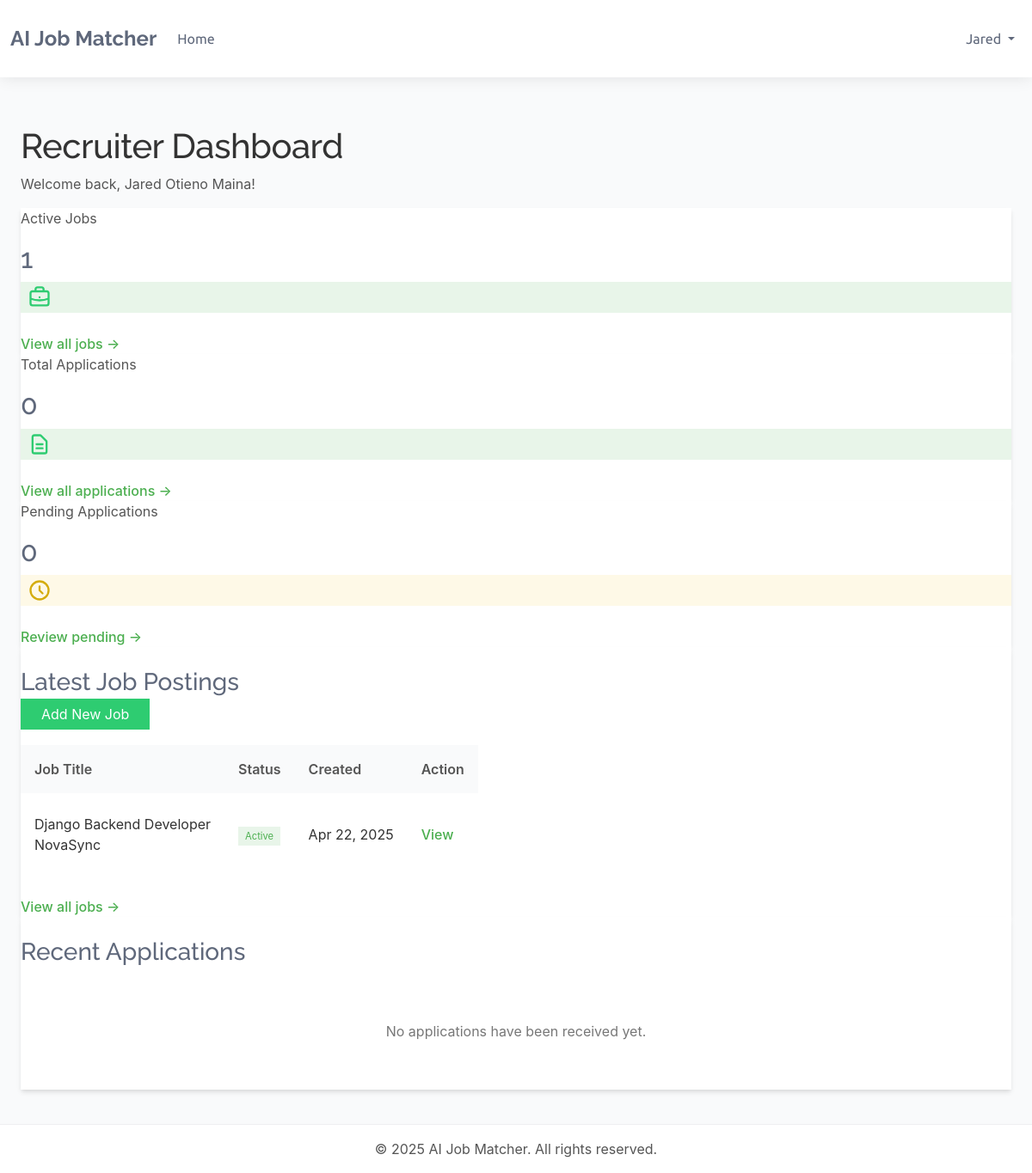
Before: /dashboards/recruiter/ (signed in) with the older database file.
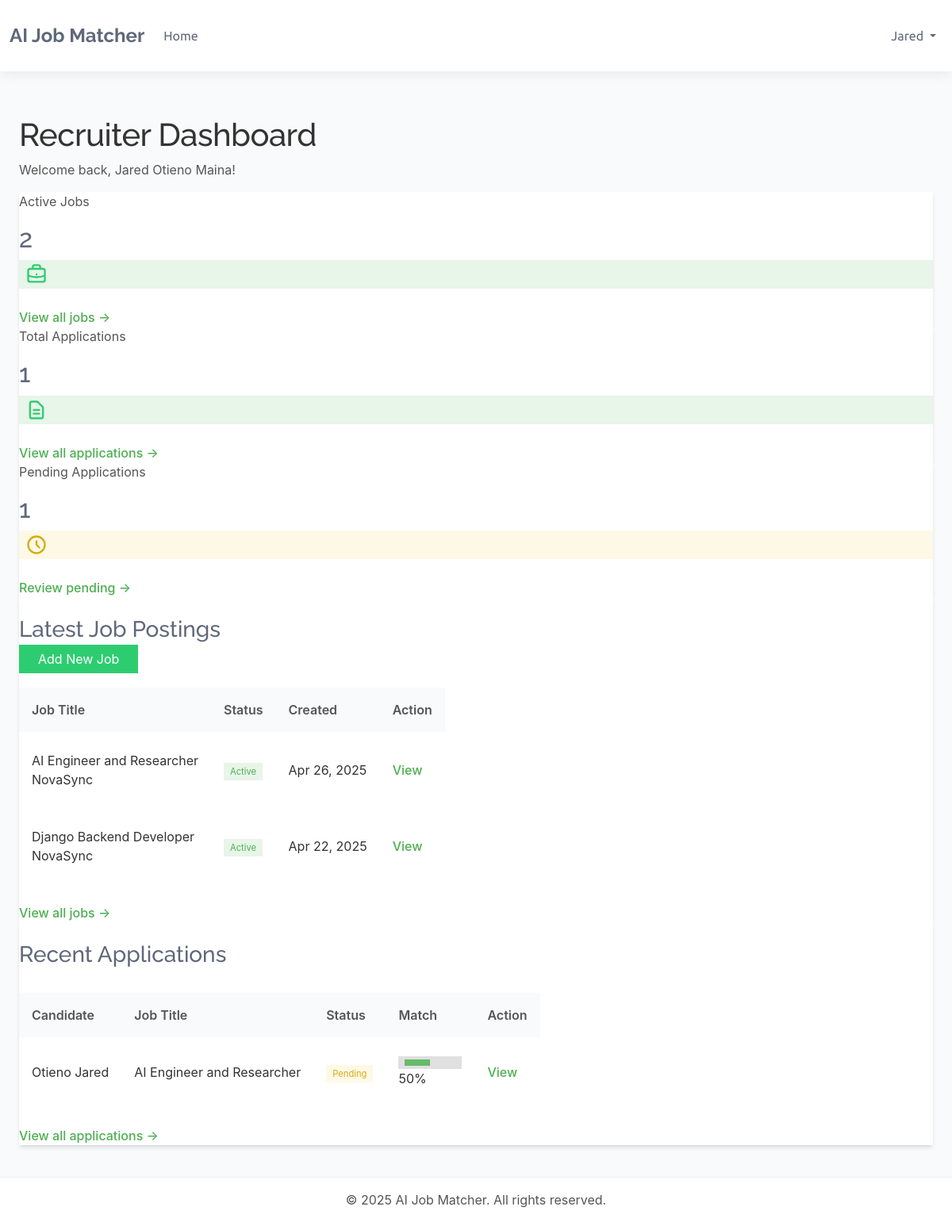
After: the same page with the newer database file.
### dashboards/models.py (models this page shows, shortened)
class BaseModel(models.Model):
    created_at = models.DateTimeField(auto_now_add=True)
    updated_at = models.DateTimeField(auto_now=True)
    class Meta:
        abstract = True

class JobPosting(BaseModel):
    STATUS_CHOICES = (
        ('active', 'Active'),
        ('filled', 'Filled'),
        ('expired', 'Expired'),
        ('draft', 'Draft'),
    )
    recruiter = models.ForeignKey(Recruiter, on_delete=models.CASCADE, related_name='job_postings')
    title = models.CharField(_('job title'), max_length=255)
    company_name = models.CharField(_('company name'), max_length=255)
    category = models.CharField(_('job category'), max_length=100)
    description = models.TextField(_('job description'))
    requirements = models.TextField(_('job requirements'))
    responsibilities = models.TextField(_('responsibilities'))
    location = models.CharField(_('location'), max_length=255)
    salary_min = models.DecimalField(_('minimum salary'), max_digits=12, decimal_places=2, null=True, blank=True)
    salary_max = models.DecimalField(_('maximum salary'), max_digits=12, decimal_places=2, null=True, blank=True)
    experience_required = models.PositiveIntegerField(_('experience required (years)'), default=0)
    education_level = models.CharField(_('education level'), max_length=100)
    employment_type = models.CharField(_('employment type'), max_length=50)
    status = models.CharField(_('status'), max_length=20, choices=STATUS_CHOICES, default='active')
    expiry_date = models.DateField(_('expiry date'), default=timezone.now)
    skills_required = models.TextField(_('skills required'))
    embedding_vector = models.BinaryField(_('job embedding vector'), null=True, blank=True)
    class Meta:
        ordering = ['-created_at']
        verbose_name = _('Job Posting')
        verbose_name_plural = _('Job Postings')

class JobApplication(BaseModel):
    STATUS_CHOICES = (
        ('pending', 'Pending'),
        ('reviewing', 'Reviewing'),
        ('shortlisted', 'Shortlisted'),
        ('rejected', 'Rejected'),
        ('interview', 'Interview'),
        ('offer', 'Offer Extended'),
        ('hired', 'Hired'),
        ('declined', 'Declined'),
    )
    job = models.ForeignKey(JobPosting, on_delete=models.CASCADE, related_name='applications')
    candidate = models.ForeignKey(Candidate, on_delete=models.CASCADE, related_name='applications')
    resume = models.ForeignKey(Resume, on_delete=models.CASCADE, related_name='applications', null=True, blank=True)
    cover_letter = models.TextField(_('cover letter'), blank=True, null=True)
    status = models.CharField(_('status'), max_length=20, choices=STATUS_CHOICES, default='pending')
    match_score = models.FloatField(_('match score'), validators=[MinValueValidator(0), MaxValueValidator(100)], default=0)
    recruiter_notes = models.TextField(_('recruiter notes'), blank=True, null=True)
    class Meta:
        ordering = ['-match_score', '-created_at']
        verbose_name = _('Job Application')
        verbose_name_plural = _('Job Applications')

### accounts/models.py (models this page shows, shortened)
class Profile(models.Model):
    user = models.OneToOneField(User,
                                on_delete=models.CASCADE, unique=True)
    bio = models.TextField(_('bio'), blank=True, null=True)
    profile_picture = models.ImageField(
        _("profile picture"), upload_to="profile",
        default="default.png")
    class Meta:
        abstract= True

class Candidate(Profile):
    pass

class TrackingModel(models.Model):
    created_at = models.DateTimeField(auto_now_add=True)
    updated_at = models.DateTimeField(auto_now=True)
    class Meta:
        abstract = True
        ordering = ["-created_at"]

class User(AbstractBaseUser, TrackingModel):
    username_validator = UnicodeUsernameValidator()
    Role_choices = (
        ("Administrator", "Administrator"),
        ("Recruiter", "Recruiter"),
        ("Candidate", "Candidate")
    )
    Gender_choices = (
        ("Male", "Male"),
        ("Female", "Female"),
        ("Other", "Other")
    )
    username = models.CharField(
        _('username'),
        max_length=150,
        unique=True,
        validators=[username_validator],
        error_messages={
            'unique':_("A user with that username already exists."),
        },
    )
    phoneNumberRegex = RegexValidator(regex=r"^\+?1?\d{8,15}$")
    full_name = models.CharField(_('full name'),max_length=200)
    email = models.EmailField(_('email'), unique=True, error_messages={
        'unique': ('A user with email already exists.'),
    })
    gender = models.CharField(_("gender"), max_length=10, choices=Gender_choices)
    phone = PhoneNumberField(
        _('phone number'), unique=True,validators=[phoneNumberRegex],
        blank=True, null=True, max_length=27)
    country = models.CharField(_("country"), max_length=50,
                              blank=True, null=True)
    city = models.CharField(_("city"), max_length=50,
                              blank=True, null=True)
    role = models.CharField(_('Role'), max_length=17, choices=Role_choices, default="Client")
    is_active = models.BooleanField(_('active'), default=True)
    is_admin = models.BooleanField(_('admin'), default=False)
    is_staff = models.BooleanField(_("staff"), default=False)
    timestamp = models.DateTimeField(_("timestamp"), auto_now_add=True)
    objects = CustomManager()
    USERNAME_FIELD = 'email'
    REQUIRED_FIELDS = ['username',]
    @property
    def staff(self):
        return self.staff
    @property
    def active(self):
        return self.active
    @property
    def admin(self):
        return self.admin

### dashboards/views.py (the view)
# urls.py: path('recruiter/', views.recruiter_dashboard, name='recruiter_dashboard'),
@login_required
@user_passes_test(is_recruiter)
def recruiter_dashboard(request):
    recruiter_profile = request.user.recruiter
    active_jobs = JobPosting.objects.filter(
        recruiter=recruiter_profile,
        status='active'
    ).count()
    total_applications = JobApplication.objects.filter(
        job__recruiter=recruiter_profile
    ).count()
    pending_applications = JobApplication.objects.filter(
        job__recruiter=recruiter_profile,
        status='pending'
    ).count()
    latest_jobs = JobPosting.objects.filter(
        recruiter=recruiter_profile
    ).order_by('-created_at')[:5]
    latest_applications = JobApplication.objects.filter(
        job__recruiter=recruiter_profile
    ).order_by('-created_at')[:5]
    context = {
        'active_jobs': active_jobs,
        'total_applications': total_applications,
        'pending_applications': pending_applications,
        'latest_jobs': latest_jobs,
        'latest_applications': latest_applications,
    }
    return render(request, 'dashboards/recruiter_dashboard.html', context)

### dashboards/views.py (called while the page is built)
def is_recruiter(user):
    return user.is_authenticated and user.role == 'Recruiter'

### templates/dashboards/recruiter_dashboard.html (shortened to what the changed rows need)
{% extends 'dashboards/base.html' %}
{% block content %}
<div class="container mx-auto px-4 py-6">
    <div class="mb-8">
        <h1 class="text-3xl font-bold text-gray-800">Recruiter Dashboard</h1>
    </div>
    <div class="grid grid-cols-1 md:grid-cols-3 gap-6 mb-8">
        <div class="bg-white rounded-lg shadow-md p-6">
            <div class="flex items-center justify-between">
                <div>
                    <p class="text-gray-500 text-sm uppercase font-medium">Active Jobs</p>
                    <h2 class="text-3xl font-bold text-gray-800">{{ active_jobs }}</h2>
                </div>
            </div>
        </div>
        <div class="bg-white rounded-lg shadow-md p-6">
            <div class="flex items-center justify-between">
                <div>
                    <p class="text-gray-500 text-sm uppercase font-medium">Total Applications</p>
                    <h2 class="text-3xl font-bold text-gray-800">{{ total_applications }}</h2>
                </div>
            </div>
        </div>
        <div class="bg-white rounded-lg shadow-md p-6">
            <div class="flex items-center justify-between">
                <div>
                    <p class="text-gray-500 text-sm uppercase font-medium">Pending Applications</p>
                    <h2 class="text-3xl font-bold text-gray-800">{{ pending_applications }}</h2>
                </div>
            </div>
        </div>
    </div>
    <div class="grid grid-cols-1 lg:grid-cols-2 gap-8">
        <div class="bg-white rounded-lg shadow-md">
            <div class="p-6">
                {% if latest_jobs %}
                    <div class="overflow-x-auto">
                        <table class="min-w-full divide-y divide-gray-200">
                            <thead>
                                <tr>
                                    <th class="px-6 py-3 text-left text-xs font-medium text-gray-500 uppercase tracking-wider">Job Title</th>
                                    <th class="px-6 py-3 text-left text-xs font-medium text-gray-500 uppercase tracking-wider">Status</th>
                                    <th class="px-6 py-3 text-left text-xs font-medium text-gray-500 uppercase tracking-wider">Created</th>
                                    <th class="px-6 py-3 text-left text-xs font-medium text-gray-500 uppercase tracking-wider">Action</th>
                                </tr>
                            </thead>
                            <tbody class="bg-white divide-y divide-gray-200">
                                {% for job in latest_jobs %}
                                <tr>
                                    <td class="px-6 py-4 whitespace-nowrap">
                                        <div class="text-sm font-medium text-gray-900">{{ job.title }}</div>
                                        <div class="text-sm text-gray-500">{{ job.company_name }}</div>
                                    </td>
                                    <td class="px-6 py-4 whitespace-nowrap">
                                        <span class="px-2 inline-flex text-xs leading-5 font-semibold rounded-full
                                            {% if job.status == 'active' %}bg-green-100 text-green-800
                                            {% elif job.status == 'filled' %}bg-blue-100 text-blue-800
                                            {% elif job.status == 'expired' %}bg-red-100 text-red-800
                                            {% else %}bg-gray-100 text-gray-800{% endif %}">
                                            {{ job.status|title }}
                                        </span>
                                    </td>
                                    <td class="px-6 py-4 whitespace-nowrap text-sm text-gray-500">
                                        {{ job.created_at|date:"M d, Y" }}
                                    </td>
                                    <td class="px-6 py-4 whitespace-nowrap text-sm font-medium">
                                        <a href="{% url 'dashboards:job_detail' job_id=job.id %}" class="text-blue-600 hover:text-blue-900">View</a>
                                    </td>
                                </tr>
                                {% endfor %}
                            </tbody>
                        </table>
                    </div>
                {% else %}
                    <div class="text-center py-8">
                        <p class="text-gray-500 mb-4">You haven't posted any jobs yet.</p>
                        <a href="{% url 'dashboards:create_job' %}" class="bg-blue-600 hover:bg-blue-700 text-white px-4 py-2 rounded-md text-sm font-medium">Post Your First Job</a>
                    </div>
                {% endif %}
            </div>
        </div>
        <div class="bg-white rounded-lg shadow-md">
            <div class="p-6">
                {% if latest_applications %}
                    <div class="overflow-x-auto">
                        <table class="min-w-full divide-y divide-gray-200">
                            <thead>
                                <tr>
                                    <th class="px-6 py-3 text-left text-xs font-medium text-gray-500 uppercase tracking-wider">Candidate</th>
                                    <th class="px-6 py-3 text-left text-xs font-medium text-gray-500 uppercase tracking-wider">Job Title</th>
                                    <th class="px-6 py-3 text-left text-xs font-medium text-gray-500 uppercase tracking-wider">Status</th>
                                    <th class="px-6 py-3 text-left text-xs font-medium text-gray-500 uppercase tracking-wider">Match</th>
                                    <th class="px-6 py-3 text-left text-xs font-medium text-gray-500 uppercase tracking-wider">Action</th>
                                </tr>
                            </thead>
                            <tbody class="bg-white divide-y divide-gray-200">
                                {% for application in latest_applications %}
                                <tr>
                                    <td class="px-6 py-4 whitespace-nowrap">
                                        <div class="text-sm font-medium text-gray-900">{{ application.candidate.user.full_name }}</div>
                                    </td>
                                    <td class="px-6 py-4 whitespace-nowrap">
                                        <div class="text-sm text-gray-900">{{ application.job.title }}</div>
                                    </td>
                                    <td class="px-6 py-4 whitespace-nowrap">
                                        <span class="px-2 inline-flex text-xs leading-5 font-semibold rounded-full
                                            {% if application.status == 'pending' %}bg-yellow-100 text-yellow-800
                                            {% elif application.status == 'reviewing' %}bg-blue-100 text-blue-800
                                            {% elif application.status == 'shortlisted' %}bg-purple-100 text-purple-800
                                            {% elif application.status == 'rejected' %}bg-red-100 text-red-800
                                            {% elif application.status == 'interview' %}bg-green-100 text-green-800
                                            {% elif application.status == 'offer' %}bg-indigo-100 text-indigo-800
                                            {% elif application.status == 'hired' %}bg-emerald-100 text-emerald-800
                                            {% else %}bg-gray-100 text-gray-800{% endif %}">
                                            {{ application.status|title }}
                                        </span>
                                    </td>
                                    <td class="px-6 py-4 whitespace-nowrap">
                                        <div class="flex items-center">
                                            <div class="w-16 bg-gray-200 rounded-full h-2.5">
                                                <div class="bg-blue-600 h-2.5 rounded-full" style="width: {{ application.match_score }}%"></div>
                                            </div>
                                            <span class="ml-2 text-sm text-gray-600">{{ application.match_score|floatformat:0 }}%</span>
                                        </div>
                                    </td>
                                    <td class="px-6 py-4 whitespace-nowrap text-sm font-medium">
                                        <a href="{% url 'dashboards:application_detail' application_id=application.id %}" class="text-blue-600 hover:text-blue-900">View</a>
                                    </td>
                                </tr>
                                {% endfor %}
                            </tbody>
                        </table>
                    </div>
                    <div class="mt-4 text-right">
                        <a href="{% url 'dashboards:applications_list' %}" class="text-blue-600 hover:text-blue-800 text-sm font-medium">View all applications →</a>
                    </div>
                {% else %}
                    <div class="text-center py-8">
                        <p class="text-gray-500">No applications have been received yet.</p>
                    </div>
                {% endif %}
            </div>
        </div>
    </div>
</div>
{% endblock %}

Changed rows visible on the page:
added JobPosting: title "AI Engineer and Researcher", company_name "NovaSync", status "Active", created_at "Apr 26, 2025"
added JobApplication: candidate.user.full_name "Otieno Jared", job "AI Engineer and Researcher", status "Pending", match_score "50"
Other visible differences:
{{ active_jobs }}: "1" → "2"
{{ total_applications }}: "0" → "1"
{{ pending_applications }}: "0" → "1"
text no longer shown: "No applications have been received yet."
text now shown: "Candidate Job Title Status Match Action View all applications →"
